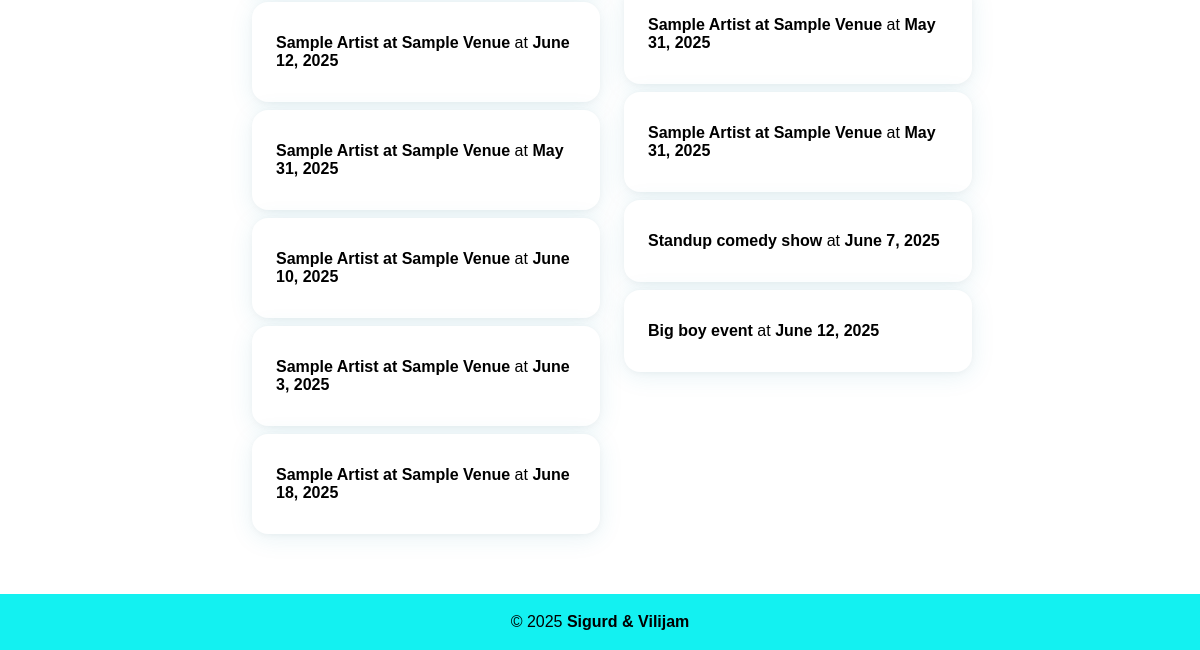
The app's page / (signed in, lower part), older data.
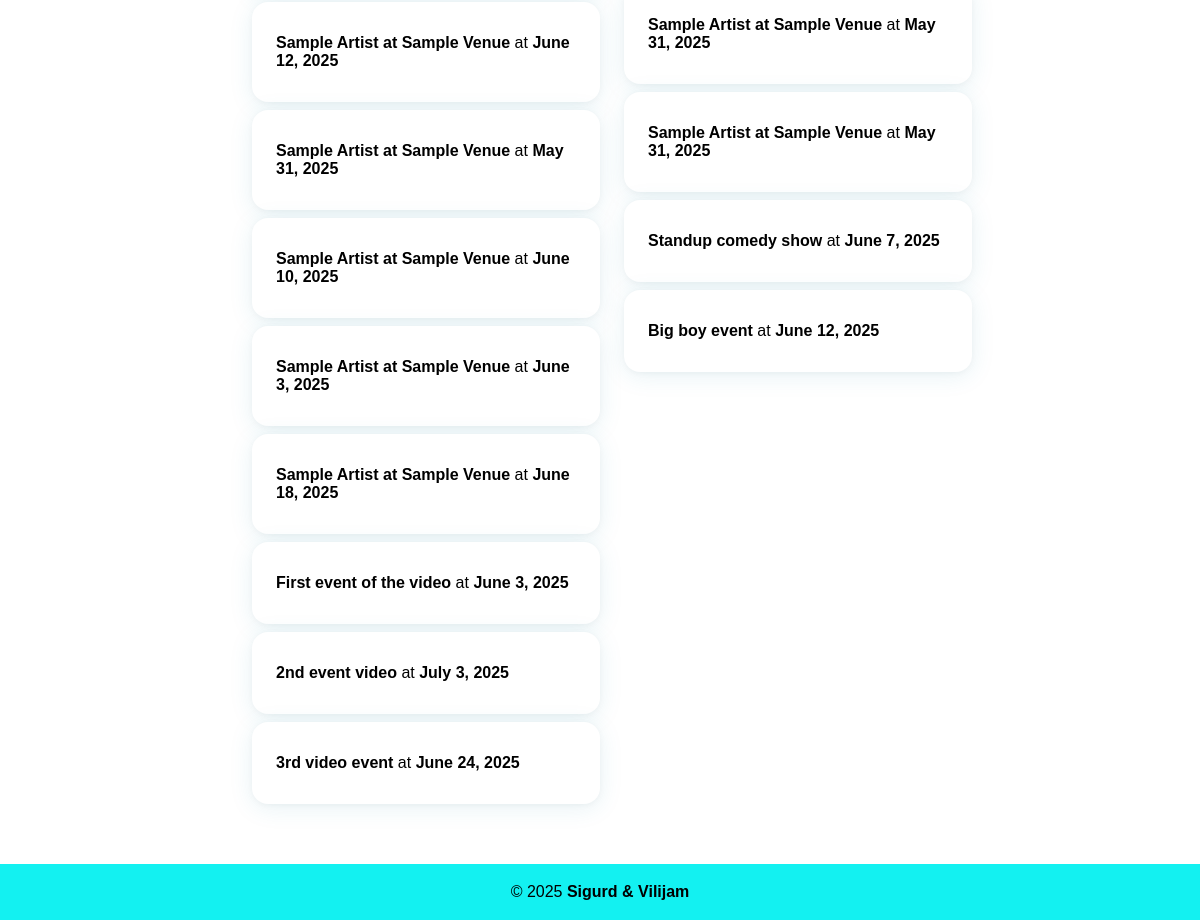
The same page, newer data.
### app/models.py (models this page shows, shortened)
class Events(models.Model):
    eventname = models.CharField(max_length=100)
    eventdate = models.DateField()
    eventtime = models.TimeField()
    location = models.ForeignKey(
        Location, on_delete=models.CASCADE, related_name="events"
    )
    eventdescription = models.TextField()
    eventimage = models.ImageField(
        upload_to="eventpics/", default="eventpics/default.png", null=True, blank=True
    )
    EventArtists = models.ManyToManyField(
        Artist, through="EventArtists", related_name="event_artists"
    )
    eventvenue = models.ForeignKey(
        Venue, on_delete=models.CASCADE, related_name="event_venue"
    )
    ticketsold = models.IntegerField(default=0)
    ticketprice = models.DecimalField(max_digits=5, decimal_places=2)
    genres = models.ManyToManyField(Genre, related_name="events")
    authorized_doormen = models.ManyToManyField(
        Doorman, related_name="events", blank=True
    )

class Tickets(models.Model):
    event = models.ForeignKey(Events, on_delete=models.CASCADE, related_name="tickets")
    fan = models.ForeignKey(Fan, on_delete=models.CASCADE, related_name="tickets")
    ticketnumber = models.IntegerField()
    is_used = models.BooleanField(default=False)

### app/views.py (the view)
# urls.py: 2. Add a URL to urlpatterns:  path('', views.home, name='home')
def home(request):
    if not request.user.is_authenticated:
        return render(request, "home.html")
    if hasattr(request.user, "fan_user"):
        favartists = Artist.objects.filter(user__in=request.user.fan_user.favartists.all())
        eventsfromfollowed = Events.objects.filter(EventArtists__in=favartists).distinct()
        return render(request, "home.html", {"eventsfromfollowed": eventsfromfollowed})
    else:
        return render(request, "home.html")

### templates/home.html (shortened to what this page needs)
{% extends "base.html" %}
{% block content %}
<div class="container">
    {% if user.role == "fan"%}
    <div class="cards">
        <div class="tickets">
            {% for event in eventsfromfollowed %}
            <div class="card">
                <a href="{% url 'event' event.id %}">
                    <strong>{{ event.eventname }}</strong> at
                    <strong>{{ event.eventdate }}</strong>
                </a>
            </div>
            {% empty %}
            <p>No events found.</p>
            {% endfor %}
        </div>
        <div class="tickets">
            {% for ticket in user.fan_user.tickets.all %}
            <div class="card"> <a href="{% url 'ticket' ticket.id %}"><strong>{{ ticket.event.eventname }}</strong> at
                    <strong>{{ ticket.event.eventdate }}</strong></a></div>
            {% empty %}
            <p>No tickets found.</p>
            {% endfor %}
        </div>
    </div>
    {%elif user.role == "artist" or user.role == "venue"%}
    <meta http-equiv="REFRESH" content="0; url={% url 'dashboard' %}">
    {% endif %}
</div>
{% endblock %}

Row changes from the older to the newer data that the page shows:
added Events: eventname "First event of the video", eventdate "June 3, 2025"
added Events: eventname "2nd event video", eventdate "July 3, 2025"
added Events: eventname "3rd video event", eventdate "June 24, 2025"
